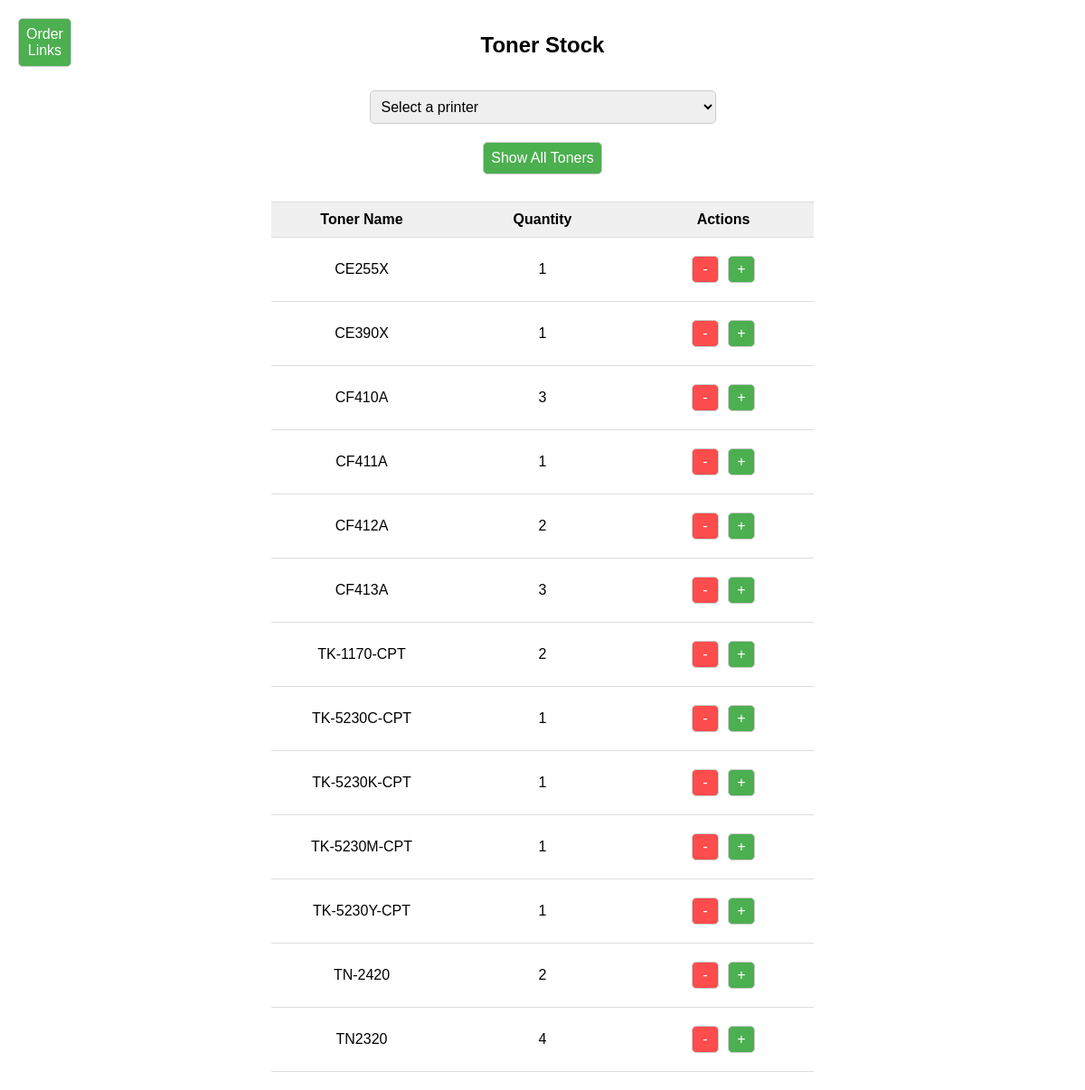
The page / on the database its author committed.
### tables this page shows
CREATE TABLE toner_table (
        Toner_ID INTEGER PRIMARY KEY,
        Toner_Name TEXT NOT NULL UNIQUE,
        Toner_Colour TEXT NOT NULL,
        Toner_Qty INTEGER NOT NULL,
        Toner_Url_Single TEXT,
        Toner_Url_Double TEXT,
        Toner_Url_Multi TEXT,
        UNIQUE (Toner_Name, Toner_Colour)
        );

### app/routes.py (the view, shortened to what this page needs)
@app.route('/', methods=['GET', 'POST'])
def index():
    db_path = main.get_db_path()
    printers = main.get_all_printers()
    selected_printer = request.form.get('printer') or request.args.get('printer')
    out_of_stock_toners = main.get_out_of_stock_toners()
    toner_name = request.form.get('toner_name')
    action = request.form.get('action')
    toners = main.get_all_toners()
    return render_template('index.html', toners=toners, printers=printers, selected_toners=None, selected_printer=None, printer_ip=None, location=None, out_of_stock_toners=out_of_stock_toners)

### main.py (called while the page is built)
def get_db_path():
    return os.path.join(os.getcwd(), 'toner_stock.db')

def get_all_toners():
    db_path = get_db_path()
    with sqlite3.connect(db_path) as conn:
        cursor = conn.cursor()
        cursor.execute("SELECT Toner_Name, Toner_Qty FROM toner_table ORDER BY Toner_Name ASC")
        toners = cursor.fetchall()
    return toners

def get_all_printers():
    db_path = get_db_path()
    with sqlite3.connect(db_path) as conn:
        cursor = conn.cursor()
        cursor.execute("SELECT Printer_Name, Printer_Model FROM printer_table ORDER BY Printer_Name ASC")
        printers = cursor.fetchall()
    return printers

def get_out_of_stock_toners():
    db_path = get_db_path()
    with sqlite3.connect(db_path) as conn:
        cursor = conn.cursor()
        cursor.execute("SELECT Toner_Name FROM toner_table WHERE Toner_Qty = 0")
        out_of_stock_toners = cursor.fetchall()
    return [toner[0] for toner in out_of_stock_toners]

### app/templates/index.html (shortened to what this page needs)
<!DOCTYPE html>
<html lang="en">
<head>
</head>
<body>
    <form action="/toner-details" class="top-left-button">
        <button class="detailsButton" type="submit">Order <br>Links</button>
    </form>
    <div class="header-title">
        <h1>Toner Stock</h1>
    </div>
    <form action="/" method="POST">
        <select id="printers" name="printer" onchange="this.form.submit()">
            <option value="" disabled {% if not selected_printer %}selected{% endif %}>Select a printer</option>
        </select>
    </form>
    <form action="/" method="GET">
        <button class="submitButton" type="submit">Show All Toners</button>
    </form>
    <div class="toner-list">
        <div class="row header">
            <div class="toner-name">Toner Name</div>
            <div class="quantity">Quantity</div>
            <div class="actions">Actions</div>
        </div>
        {% if selected_toners %}
            {% for toner_name, toner_qty in selected_toners %}
            <div class="row">
                <div class="toner-name">{{ toner_name }}</div>
                <div class="quantity">{{ toner_qty }}</div>
                <div class="actions">
                    <form action="/" method="POST" class="quantity-display">
                        <input type="hidden" name="toner_name" value="{{ toner_name }}">
                        <input type="hidden" name="printer" value="{{ selected_printer }}">
                        <button type="submit" name="action" value="subtract"
                        style="background-color: #FF4C4C; color: white; border: 1px solid #ccc; border-radius: 5px; width: 30px; height: 30px; font-size: 1em; cursor: pointer;"
                        onmouseover="this.style.backgroundColor='#D93636';"
                        onmouseout="this.style.backgroundColor='#FF4C4C';"> - </button>
                        <button type="submit" name="action" value="add">+</button>
                    </form>
                </div>
            </div>
            {% endfor %}
        {% else %}
            {% for toner_name, toner_qty in toners %}
            <div class="row">
                <div class="toner-name">{{ toner_name }}</div>
                <div class="quantity">{{ toner_qty }}</div>
                <div class="actions">
                    <form action="/" method="POST" class="quantity-display">
                        <button type="submit" name="action" value="subtract"
                        style="background-color: #FF4C4C; color: white; border: 1px solid #ccc; border-radius: 5px; width: 30px; height: 30px; font-size: 1em; cursor: pointer;"
                        onmouseover="this.style.backgroundColor='#D93636';"
                        onmouseout="this.style.backgroundColor='#FF4C4C';"> - </button>
                        <button type="submit" name="action" value="add">+</button>
                    </form>
                </div>
            </div>
            {% endfor %}
        {% endif %}
    </div>
</body>
</html>

### app/templates/index.html (style rules this page uses)
body { display: flex; flex-direction: column; align-items: center; margin: 0; padding: 20px; font-family: Arial, sans-serif; max-width: 100vw; overflow-x: hidden; }
button { width: 30px; height: 30px; background-color: #4CAF50; color: white; border: 1px solid #ccc; border-radius: 5px; cursor: pointer; font-size: 1em; }
.top-left-button { position: absolute; top: 10px; left: 10px; width: auto; height: auto; }
.header-title { display: flex; justify-content: center; width: 100%; margin-bottom: 10px; }
h1 { font-size: 1.5em; text-align: center; }
form { margin: 10px; display: flex; align-items: center; gap: 10px; }
.submitButton, .detailsButton { padding: 8px; font-size: 1em; border-radius: 5px; border: 1px solid #ccc; height: auto; width: auto; background-color: #4CAF50; color: white; cursor: pointer; }
.toner-list { display: flex; flex-direction: column; width: 100%; max-width: 600px; border-top: 1px solid #ddd; margin-top: 20px; }
.row { display: flex; align-items: center; justify-content: space-between; padding: 10px 0; border-bottom: 1px solid #ddd; font-size: 1em; }
.header { font-weight: bold; background-color: #f0f0f0; }
.toner-name, .quantity, .actions { flex: 1; text-align: center; }
.quantity-display { display: flex; align-items: center; justify-content: center; gap: 10px; }
select { padding: 8px; font-size: 1em; border-radius: 5px; border: 1px solid #ccc; width: 100%; }

### rows shown on the page
toner_table: Toner_Name "CE255X", Toner_Qty "1"
toner_table: Toner_Name "CE390X", Toner_Qty "1"
toner_table: Toner_Name "CF410A", Toner_Qty "3"
toner_table: Toner_Name "CF411A", Toner_Qty "1"
toner_table: Toner_Name "CF412A", Toner_Qty "2"
toner_table: Toner_Name "CF413A", Toner_Qty "3"
toner_table: Toner_Name "TK-1170-CPT", Toner_Qty "2"
toner_table: Toner_Name "TK-5230C-CPT", Toner_Qty "1"
toner_table: Toner_Name "TK-5230K-CPT", Toner_Qty "1"
toner_table: Toner_Name "TK-5230M-CPT", Toner_Qty "1"
toner_table: Toner_Name "TK-5230Y-CPT", Toner_Qty "1"
toner_table: Toner_Name "TN-2420", Toner_Qty "2"
toner_table: Toner_Name "TN2320", Toner_Qty "4"
